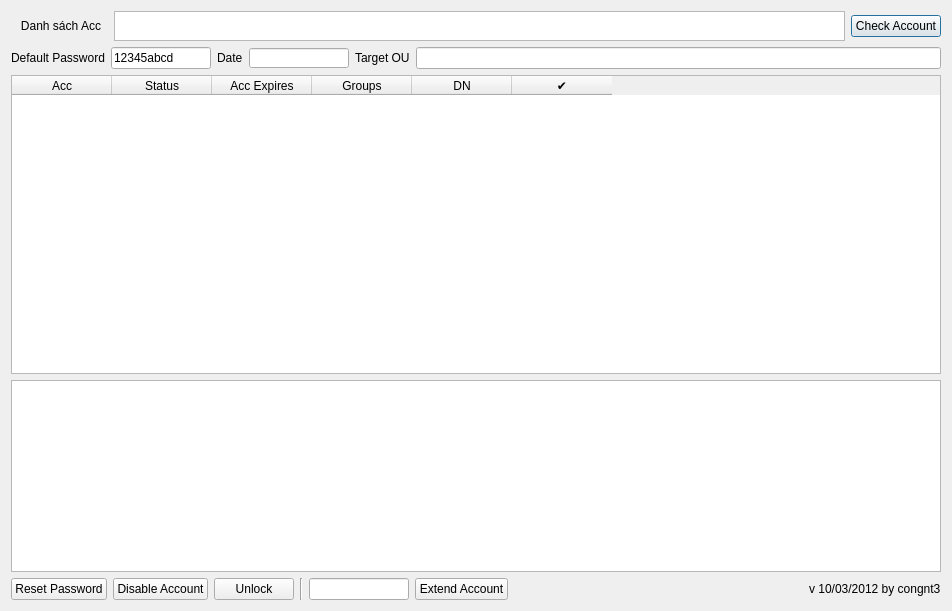
<?xml version="1.0" encoding="UTF-8"?>
<ui version="4.0">
 <class>ADTool</class>
 <widget class="QDialog" name="ADTool">
  <property name="geometry">
   <rect>
    <x>0</x>
    <y>0</y>
    <width>952</width>
    <height>611</height>
   </rect>
  </property>
  <property name="windowTitle">
   <string>Dialog</string>
  </property>
  <layout class="QVBoxLayout" name="verticalLayout">
   <item>
    <layout class="QHBoxLayout" name="horizontalLayout">
     <item>
      <widget class="QLabel" name="acclist_label">
       <property name="maximumSize">
        <size>
         <width>16777215</width>
         <height>80</height>
        </size>
       </property>
       <property name="text">
        <string>   Danh sách Acc  </string>
       </property>
      </widget>
     </item>
     <item>
      <widget class="QPlainTextEdit" name="acclist_textbox">
       <property name="maximumSize">
        <size>
         <width>16777215</width>
         <height>30</height>
        </size>
       </property>
      </widget>
     </item>
     <item>
      <widget class="QPushButton" name="checkacc_button">
       <property name="text">
        <string>Check Account</string>
       </property>
      </widget>
     </item>
    </layout>
   </item>
   <item>
    <layout class="QHBoxLayout" name="horizontalLayout_3">
     <item>
      <widget class="QLabel" name="defaultpwd_label">
       <property name="text">
        <string>Default Password</string>
       </property>
      </widget>
     </item>
     <item>
      <widget class="QLineEdit" name="defaultpwd_textbox">
       <property name="maximumSize">
        <size>
         <width>100</width>
         <height>16777215</height>
        </size>
       </property>
       <property name="text">
        <string>12345abcd</string>
       </property>
      </widget>
     </item>
     <item>
      <widget class="QLabel" name="date_label">
       <property name="text">
        <string>Date</string>
       </property>
      </widget>
     </item>
     <item>
      <widget class="QLineEdit" name="date_textbox">
       <property name="maximumSize">
        <size>
         <width>100</width>
         <height>20</height>
        </size>
       </property>
      </widget>
     </item>
     <item>
      <widget class="QLabel" name="targetou_label">
       <property name="text">
        <string>Target OU</string>
       </property>
      </widget>
     </item>
     <item>
      <widget class="QLineEdit" name="targetou_textbox"/>
     </item>
    </layout>
   </item>
   <item>
    <widget class="QTableWidget" name="acctable_widget">
     <property name="layoutDirection">
      <enum>Qt::LeftToRight</enum>
     </property>
     <property name="editTriggers">
      <set>QAbstractItemView::NoEditTriggers</set>
     </property>
     <property name="sortingEnabled">
      <bool>true</bool>
     </property>
     <column>
      <property name="text">
       <string>Acc</string>
      </property>
     </column>
     <column>
      <property name="text">
       <string>Status</string>
      </property>
     </column>
     <column>
      <property name="text">
       <string>Acc Expires</string>
      </property>
     </column>
     <column>
      <property name="text">
       <string>Groups</string>
      </property>
     </column>
     <column>
      <property name="text">
       <string>DN</string>
      </property>
     </column>
     <column>
      <property name="text">
       <string>✔</string>
      </property>
     </column>
    </widget>
   </item>
   <item>
    <widget class="QListWidget" name="log_widget">
     <property name="maximumSize">
      <size>
       <width>16777215</width>
       <height>192</height>
      </size>
     </property>
    </widget>
   </item>
   <item>
    <layout class="QHBoxLayout" name="horizontalLayout_2">
     <item>
      <widget class="QPushButton" name="resetpwd_button">
       <property name="text">
        <string>Reset Password</string>
       </property>
      </widget>
     </item>
     <item>
      <widget class="QPushButton" name="disable_button">
       <property name="text">
        <string>Disable Account</string>
       </property>
      </widget>
     </item>
     <item>
      <widget class="QPushButton" name="unlock_button">
       <property name="text">
        <string>Unlock</string>
       </property>
      </widget>
     </item>
     <item>
      <widget class="Line" name="line">
       <property name="orientation">
        <enum>Qt::Vertical</enum>
       </property>
      </widget>
     </item>
     <item>
      <widget class="QLineEdit" name="extend_date">
       <property name="maximumSize">
        <size>
         <width>100</width>
         <height>16777215</height>
        </size>
       </property>
      </widget>
     </item>
     <item>
      <widget class="QPushButton" name="extend_button">
       <property name="text">
        <string>Extend Account</string>
       </property>
      </widget>
     </item>
     <item>
      <spacer name="horizontalSpacer">
       <property name="orientation">
        <enum>Qt::Horizontal</enum>
       </property>
       <property name="sizeHint" stdset="0">
        <size>
         <width>40</width>
         <height>20</height>
        </size>
       </property>
      </spacer>
     </item>
     <item>
      <widget class="QLabel" name="version_info">
       <property name="text">
        <string>v 10/03/2012 by congnt3</string>
       </property>
      </widget>
     </item>
    </layout>
   </item>
  </layout>
 </widget>
 <resources/>
 <connections/>
</ui>
